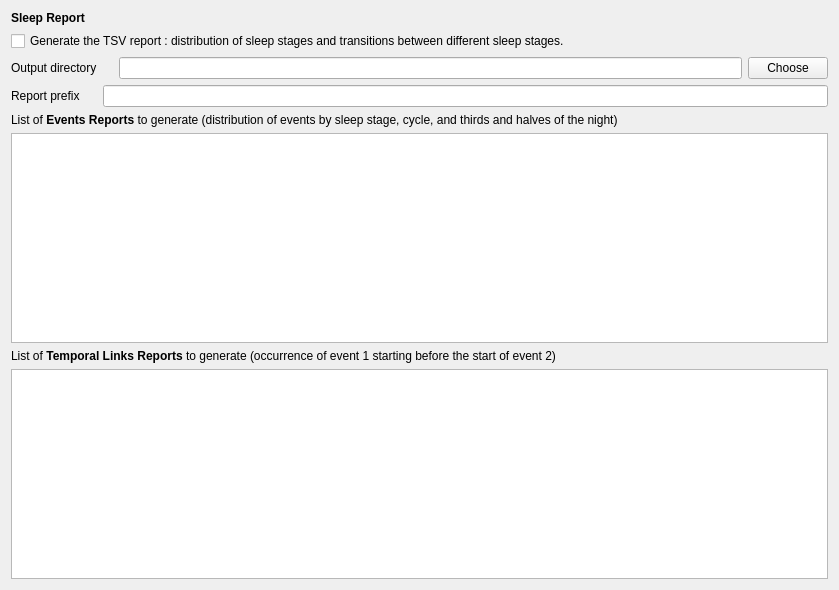
<?xml version="1.0" encoding="UTF-8"?>
<ui version="4.0">
 <class>GenerateReportStep</class>
 <widget class="QWidget" name="GenerateReportStep">
  <property name="geometry">
   <rect>
    <x>0</x>
    <y>0</y>
    <width>839</width>
    <height>590</height>
   </rect>
  </property>
  <property name="windowTitle">
   <string/>
  </property>
  <property name="styleSheet">
   <string>font: 12pt &quot;Roboto&quot;;</string>
  </property>
  <layout class="QVBoxLayout" name="verticalLayout">
   <property name="spacing">
    <number>6</number>
   </property>
   <item>
    <widget class="QLabel" name="label_5">
     <property name="text">
      <string>&lt;html&gt;&lt;head/&gt;&lt;body&gt;&lt;p&gt;&lt;span style=&quot; font-weight:600;&quot;&gt;Sleep Report&lt;/span&gt;&lt;/p&gt;&lt;/body&gt;&lt;/html&gt;</string>
     </property>
    </widget>
   </item>
   <item>
    <widget class="QCheckBox" name="csv_report_checkbox">
     <property name="text">
      <string>Generate the TSV report : distribution of sleep stages and transitions between different sleep stages.</string>
     </property>
    </widget>
   </item>
   <item>
    <layout class="QHBoxLayout" name="horizontalLayout">
     <item>
      <widget class="QLabel" name="label">
       <property name="mouseTracking">
        <bool>true</bool>
       </property>
       <property name="acceptDrops">
        <bool>true</bool>
       </property>
       <property name="toolTip">
        <string>Choose the output directory for all the reports to generate.</string>
       </property>
       <property name="text">
        <string>Output directory     </string>
       </property>
      </widget>
     </item>
     <item>
      <widget class="QLineEdit" name="output_lineedit">
       <property name="toolTip">
        <string/>
       </property>
      </widget>
     </item>
     <item>
      <widget class="QPushButton" name="choose_pushbutton">
       <property name="text">
        <string>Choose</string>
       </property>
      </widget>
     </item>
    </layout>
   </item>
   <item>
    <layout class="QHBoxLayout" name="horizontalLayout_2">
     <item>
      <widget class="QLabel" name="label_3">
       <property name="mouseTracking">
        <bool>true</bool>
       </property>
       <property name="acceptDrops">
        <bool>true</bool>
       </property>
       <property name="toolTip">
        <string>Label added to each report to identify your reports.</string>
       </property>
       <property name="text">
        <string>Report prefix     </string>
       </property>
      </widget>
     </item>
     <item>
      <widget class="QLineEdit" name="prefix_lineedit">
       <property name="toolTip">
        <string/>
       </property>
      </widget>
     </item>
    </layout>
   </item>
   <item>
    <widget class="QLabel" name="label_2">
     <property name="text">
      <string>&lt;html&gt;&lt;head/&gt;&lt;body&gt;&lt;p&gt;List of &lt;span style=&quot; font-weight:600;&quot;&gt;Events Reports&lt;/span&gt; to generate (distribution of events by sleep stage, cycle, and thirds and halves of the night)&lt;/p&gt;&lt;/body&gt;&lt;/html&gt;</string>
     </property>
    </widget>
   </item>
   <item>
    <widget class="QListWidget" name="event_report_listwidget">
     <property name="editTriggers">
      <set>QAbstractItemView::EditTrigger::CurrentChanged|QAbstractItemView::EditTrigger::DoubleClicked|QAbstractItemView::EditTrigger::EditKeyPressed</set>
     </property>
     <property name="alternatingRowColors">
      <bool>true</bool>
     </property>
    </widget>
   </item>
   <item>
    <widget class="QLabel" name="label_4">
     <property name="text">
      <string>&lt;html&gt;&lt;head/&gt;&lt;body&gt;&lt;p&gt;List of &lt;span style=&quot; font-weight:600;&quot;&gt;Temporal Links Reports&lt;/span&gt; to generate (occurrence of event 1 starting before the start of event 2)&lt;/p&gt;&lt;/body&gt;&lt;/html&gt;</string>
     </property>
    </widget>
   </item>
   <item>
    <widget class="QListWidget" name="temporallinks_listwidget">
     <property name="alternatingRowColors">
      <bool>true</bool>
     </property>
    </widget>
   </item>
  </layout>
 </widget>
 <resources>
  <include location="../../../../../snooz-toolbox/src/main/python/ui/themes/themes.qrc"/>
 </resources>
 <connections>
  <connection>
   <sender>choose_pushbutton</sender>
   <signal>clicked()</signal>
   <receiver>GenerateReportStep</receiver>
   <slot>on_choose()</slot>
   <hints>
    <hint type="sourcelabel">
     <x>679</x>
     <y>48</y>
    </hint>
    <hint type="destinationlabel">
     <x>364</x>
     <y>294</y>
    </hint>
   </hints>
  </connection>
 </connections>
 <slots>
  <slot>on_detailed_report()</slot>
  <slot>on_choose()</slot>
 </slots>
</ui>
